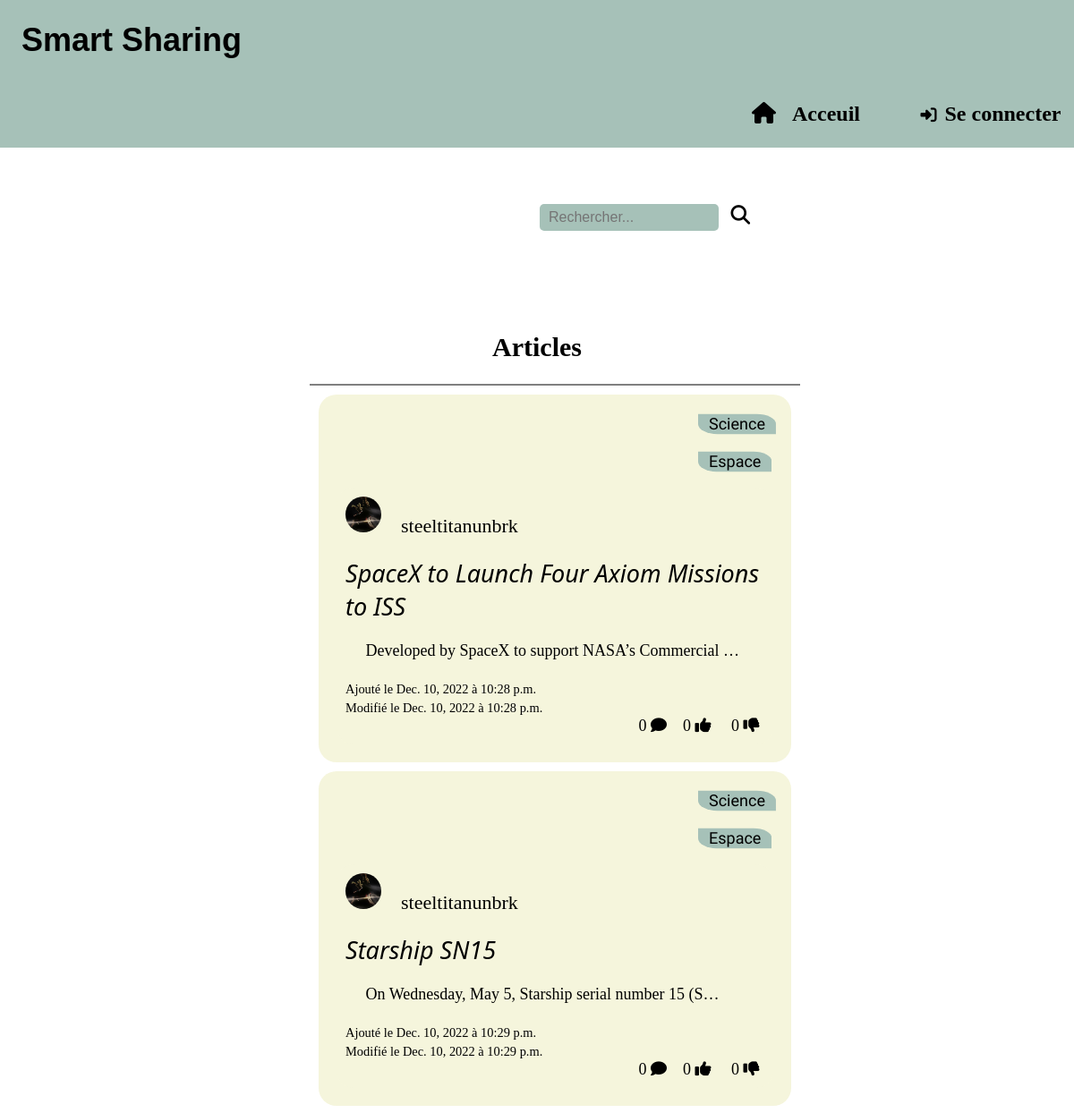
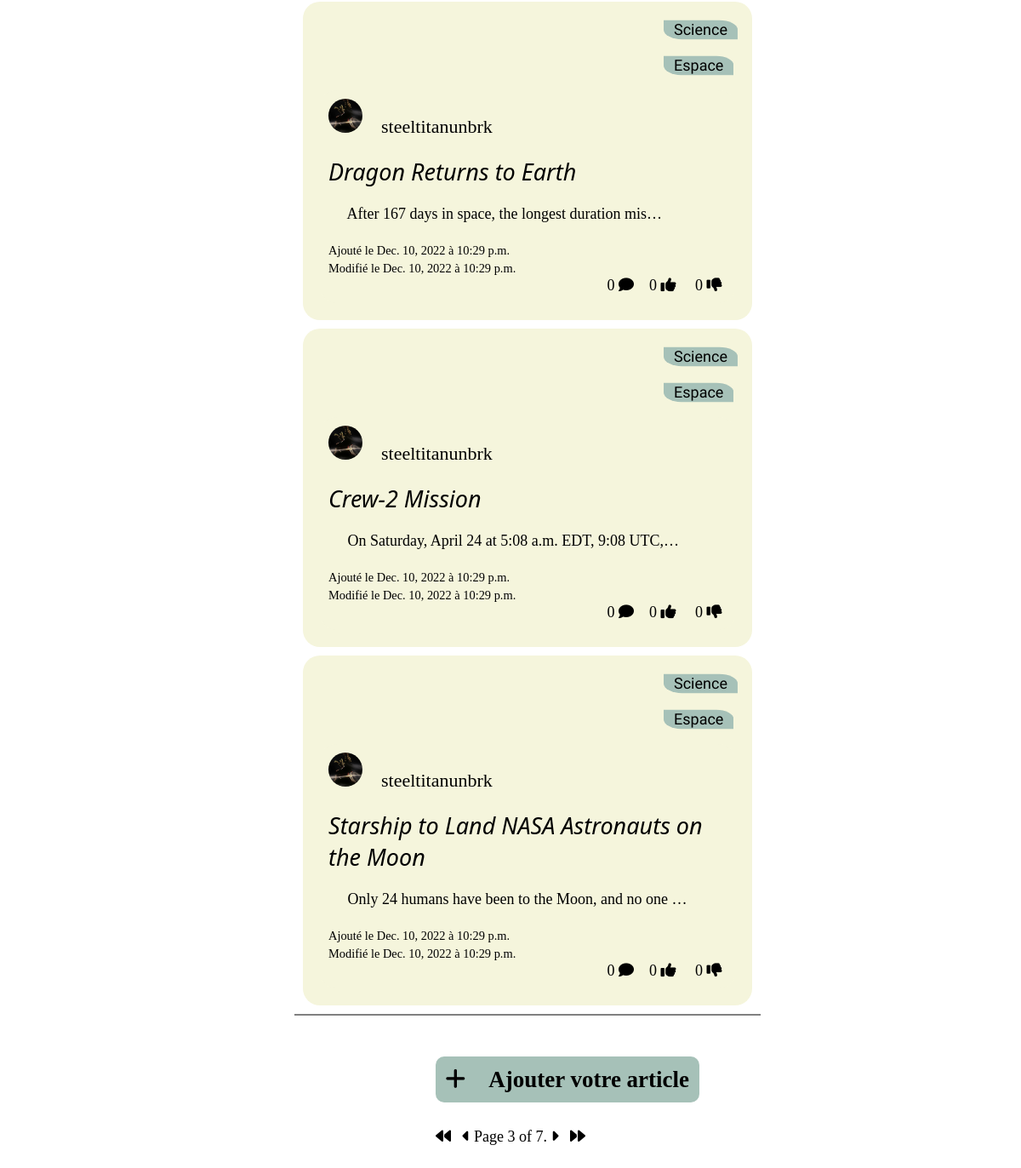
Page /Home/?page=3 on the committed database (2 pictures, top to bottom).
### posts/models.py (models this page shows, shortened)
class Theme(models.Model):
    label = models.CharField(max_length=30, unique=True)
    def __str__(self):
        return self.label

class Post(models.Model):
    title = models.CharField(verbose_name="", max_length=50)
    content = models.TextField(verbose_name="", unique=True)
    illustration = models.ImageField(default=None, blank=True, null=True, upload_to='images/illustrations/%Y/%m/%d/')
    theme = models.ManyToManyField(Theme, verbose_name="")
    like = models.ManyToManyField(User, related_name="liker")
    dislike = models.ManyToManyField(User, related_name="disliker")
    user = models.ForeignKey(User, on_delete=models.CASCADE, related_name="poster")
    modifHour = models.TimeField(auto_now=True, auto_now_add=False)
    addHour = models.TimeField(auto_now=False, auto_now_add=True)
    modifDate = models.DateField(auto_now=True, auto_now_add=False)
    addDate = models.DateField(auto_now=False, auto_now_add=True)

class User(AbstractUser):
    image = models.ImageField(verbose_name="Photo de profil", upload_to="profile", blank=True, null=True)

### posts/views.py (the view, shortened to what this page needs)
# urls.py: 2. Add a URL to urlpatterns:  path('', views.home, name='home')
def home(request):
    postDic = {}
    _postList = Post.objects.all().order_by('modifDate').reverse()
    paginator = Paginator(_postList, 5)
    number = request.GET.get('page')
    postList = paginator.get_page(number)
    themes = Theme.objects.all()
    posts = []
    if request.method == "GET":
        _request = request.GET.get('_request')
    for _post in postList:
        comment = Comment.objects.filter(post=_post).count()
        postDic[_post] = (comment)
    addPost(request)
    return render(request, 'posts/index.html',
                  {'postD': postDic, 'themes': themes, 'result': _request, 'page_obj': postList})

### posts/templates/posts/index.html (shortened to what this page needs)
{% extends 'posts/model.html' %}
{% block content %}
<main>
  <form class="search-area">
    <input type="search" placeholder="Rechercher..." name="_request" />
    <button class="search-button" type="submit"><i class="fa-solid fa-magnifying-glass"></i></button>
  </form>
  {% if result != None %}
    <h2 style="text-align: center">Résultats pour "{{ result }}"</h2>
  {% else %}
    <h2 style="text-align: center; font-size: 30px; margin-top: 80px;">Articles</h2>
  {% endif %}
  <ul>
    <HR NOSHADE>
    {% for post, comment in postD.items %}
      <div class="post">
        {% for th in post.theme.all %}
          <span class="theme">{{ th }}</span><br/><br/>
        {% endfor %}
        <a class="posts" href="{% url 'details' post.id %}">
            <li class="post">
              <span class="user">
              {% if post.user.image %}
                <img class="profile-image-resizex2" src="{{ post.user.image.url }}" alt="Photo de profil"/>
              {% else %}
                <i class="fa-solid fa-circle-user fa-2x"></i>
              {% endif %}
              &nbsp&nbsp&nbsp{{ post.user }}</span><br/>
              <span class="post-content">
                <span class="post-title">{{ post.title }}</span><br/>
                <br/>&nbsp&nbsp&nbsp&nbsp
                {{ post.content|truncatechars:50 }}<br/>
                <span class="info">
                  <br/>Ajouté le {{ post.addDate }} à {{ post.addHour }}
                  <br />Modifié le {{ post.modifDate }} à {{ post.modifHour }}
                </span><br/>
                <span class="action">{{ comment }}&nbsp<i class="fa-solid fa-comment"></i>
                <a class="action" href="{% url 'home-like' post.id %}">
                  {{ post.like.all|length }}&nbsp<i class="fa-solid fa-thumbs-up"></i>
                </a>
                <a class="action" href="{% url 'home-dislike' post.id %}">
                  {{ post.dislike.all|length }}&nbsp<i class="fa-solid fa-thumbs-down"></i>
                </a>
                &nbsp&nbsp&nbsp</span>
              </span>
            </li>
          </a>
        </div>
    {% endfor %}
    <HR NOSHADE>
  </ul>
  <a href="{% url 'add-post' %}">
    <h2 class="post-add">
      <i class="fa-sharp fa-solid fa-plus"></i>&nbsp&nbsp&nbsp&nbspAjouter votre article
    </h2>
  </a>
  <div class="pagination">
    <span class="step-links">
        {% if page_obj.has_previous %}
            <a href="?page=1"><i class="fa-sharp fa-solid fa-backward"></i></a>&nbsp&nbsp
            <a href="?page={{ page_obj.previous_page_number }}"><i class="fa-solid fa-caret-left"></i></a>
        {% endif %}
        <span class="current">
            Page {{ page_obj.number }} of {{ page_obj.paginator.num_pages }}.
        </span>
        {% if page_obj.has_next %}
            <a href="?page={{ page_obj.next_page_number }}"><i class="fa-solid fa-caret-right"></i></a>&nbsp&nbsp
            <a href="?page={{ page_obj.paginator.num_pages }}"><i class="fa-solid fa-forward"></i></a>
        {% endif %}
      </span>
  </div>
</main>
{% endblock %}

### posts/static/posts/styles.css (style rules this page uses)
body { font-size: 18px; }
a, button, input[type="submit"] { cursor: pointer; }
main { margin-left: 15%; margin-right: 15%; margin-bottom: 5%; }
a { text-decoration: none; color: black; }
.user { display: block; font-size: 22px; }
.info { font-size: 80%; }
.post-title { font-size: 150%; font-style: italic; font-family: system-ui, -apple-system, BlinkMacSystemFont, 'Segoe UI', Roboto, Oxygen, Ubuntu, Cantarell, 'Open Sans', 'Helvetica Neue', sans-serif; }
.theme { position: absolute; left:65%; font-family: Aldrich, sans-serif; background-color: #a6c1b8; clip-path:inset(25% 0 25% 0 round 0 25% 0 25%); text-align: center; padding: 1%; }
.posts { text-decoration: none; outline: none; }
.action { position: relative; left: 70%; }
li { list-style-type: none; color: black; }
.search-area { position: relative; padding-bottom: 5%; width: 300px; left: 50%; }
.search-area input { height: 30px; width: 200px; }
input { display: inline-block; text-align: left; border-radius: 5px; border: 3px; margin: 1%; height: 25px; background: #a6c1b8; }
.pagination { text-align: center; }
body { margin: 0%; }
.post-content { margin-bottom: 15%; }
.search-button { border: 0px; height: 30px; font-size: larger; background-color: white; }
.profile-image-resizex2 { width : 40px; height : 40px; overflow: hidden; border: none; -moz-border-radius : 75px; -webkit-border-radius : 75px; border-radius : 75px; }
.post-add { margin-top: 5%; margin-bottom: 5%; padding-top: 2%; padding-bottom: 2%; padding-left: 2%; padding-right: 2%; background-color: #a6c1b8; border-radius: 10px; display: inline-block; position: relative; left: 35%; }
input, textarea { padding-left: 10px; }
.post { margin: 10px; padding: 10px; border-radius: 20px; background-color: beige; }
input::placeholder { font-size: 16px; }

### rows in the picture
Post: user.image (picture), user "steeltitanunbrk", title "SpaceX to Launch Four Axiom Missions to ISS", content "Developed by SpaceX to support NASA’s Commercial …", addDate "Dec. 10, 2022", addHour "10:28 p.m.", modifDate "Dec. 10, 2022", modifHour "10:28 p.m.", comment "0", like.all|length "0", dislike.all|length "0"
Theme: label "Science"
Theme: label "Espace"
Post: user.image (picture), user "steeltitanunbrk", title "Starship SN15", content "On Wednesday, May 5, Starship serial number 15 (S…", addDate "Dec. 10, 2022", addHour "10:29 p.m.", modifDate "Dec. 10, 2022", modifHour "10:29 p.m.", comment "0", like.all|length "0", dislike.all|length "0"
Post: user.image (picture), user "steeltitanunbrk", title "Dragon Returns to Earth", content "After 167 days in space, the longest duration mis…", addDate "Dec. 10, 2022", addHour "10:29 p.m.", modifDate "Dec. 10, 2022", modifHour "10:29 p.m.", comment "0", like.all|length "0", dislike.all|length "0"
Post: user.image (picture), user "steeltitanunbrk", title "Crew-2 Mission", content "On Saturday, April 24 at 5:08 a.m. EDT, 9:08 UTC,…", addDate "Dec. 10, 2022", addHour "10:29 p.m.", modifDate "Dec. 10, 2022", modifHour "10:29 p.m.", comment "0", like.all|length "0", dislike.all|length "0"
Post: user.image (picture), user "steeltitanunbrk", title "Starship to Land NASA Astronauts on the Moon", content "Only 24 humans have been to the Moon, and no one …", addDate "Dec. 10, 2022", addHour "10:29 p.m.", modifDate "Dec. 10, 2022", modifHour "10:29 p.m.", comment "0", like.all|length "0", dislike.all|length "0"

### other values in the picture
{{ page_obj.number }} "3"
{{ page_obj.paginator.num_pages }} "7"
